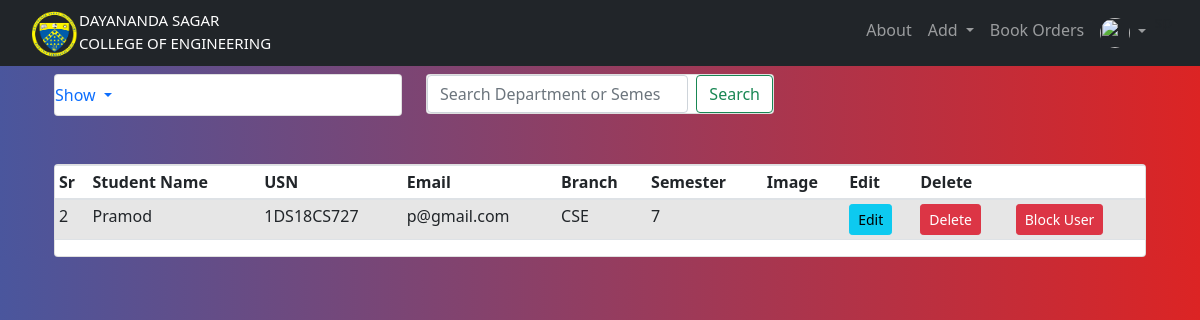
The page /student_list (signed in) on the database as committed earlier.
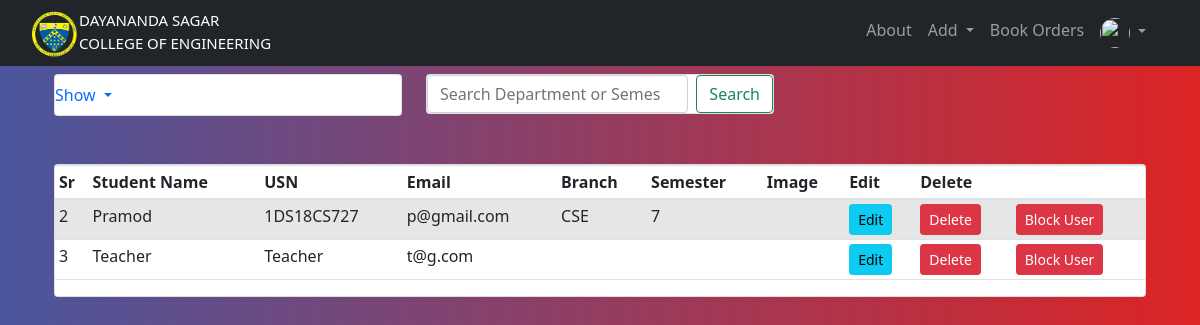
The same page on the database as committed later.
### website/models.py (models this page shows, shortened)
class User(db.Model,UserMixin):
        __searchable__ = ['usn']
        __tablename__='user'
        id = db.Column(db.Integer, primary_key=True)
        email = db.Column(db.String(150), unique=True)
        password=db.Column(db.String(150))
        first_name=db.Column(db.String(150))
        is_active = db.Column(db.Boolean,default=False)
        urole = db.Column(db.String(80))
        usn = db.Column(db.String(10))
        status = db.Column(db.String(10))
        department_id = db.Column(db.Integer, db.ForeignKey('department.id'),nullable=True)
        department = db.relationship('Department', backref=db.backref('user_departments',lazy=True))
        semester_id = db.Column(db.Integer, db.ForeignKey('semester.id'),nullable=True)
        semester = db.relationship('Semester', backref=db.backref('user_semesters',lazy=True))
        def is_active(self):
                return self.is_active
        def get_urole(self):
                return self.urole

class Department(db.Model):
        __searchable__ = ['name']
        id = db.Column(db.Integer, primary_key = True)
        name = db.Column(db.String(30), nullable = False, unique = True)

class Semester(db.Model):
        __searchable__ = ['name']
        id = db.Column(db.Integer, primary_key = True)
        name = db.Column(db.String(30), nullable = False, unique = True)

### website/show.py (the view)
@show.route('/student_list')
@login_required
@requires_access_level("admin")
def student_list():
    stu = User.query.all()
    return render_template('users_list.html',students=stu,user=current_user)

### website/views.py (called while the page is built)
def requires_access_level(access_level):
    def decorator(f):
        @wraps(f)
        def decorated_function(*args, **kwargs):
            if not current_user.is_authenticated:
                flash('Login to Access', 'error')
                return redirect(url_for('views.home'))
            if current_user.get_urole() not in access_level:
                logout_user()
                flash('You do not have access to this resource. You have been automatically Logged Out', 'error')
                return redirect(url_for('views.home'))
            return f(*args, **kwargs)
        return decorated_function
    return decorator

### website/templates/users_list.html (shortened to what this page needs)
{% extends "base.html" %} {% block title %}Users List{% endblock %}
{% block content %}
<br>
<br>
<div class="container">
  <div class="row">
      <div class="col-md-4">
          <div class="card mt-100">
              <ul class="navbar-nav me-auto mb-2 mb-lg-0">
              <li class="nav-item dropdown">
                  <a class="nav-link dropdown-toggle" href="#" id="navbarDropdown" role="button" data-bs-toggle="dropdown" aria-expanded="false">
                    Show
                  </a>
                </li>
              </ul>
          </div>
      </div>
      <div class="col-md-4">
        <div class="card mt-100">
          <form class="d-flex">
            <input class="form-control me-2" type="search" placeholder="Search Department or Semester" aria-label="Search">
            <button class="btn btn-outline-success" type="submit">Search</button>
          </form>
        </div>
    </div>
  </div>
  </div>
  <br/>
<br/>
<div class="container">
  <div class="card">
  <table class="table table-sm table-condensed table-striped">
    <thead>
      <th>Sr</th>
      <th>Student Name</th>
      <th>USN</th>
      <th>Email</th>
      <th>Branch</th>
      <th>Semester</th>
      <th>Image</th>
      <th>Edit</th>
      <th>Delete</th>
      <th></th>
    </thead>
    <tbody>
      {% for user in students %}
      {% if user.urole=='student' %}
      <tr>
        <td>{{loop.index}}</td>
        <td>{{user.first_name}}</td>
        <td>{{user.usn}}</td>
        <td>{{user.email}}</td>
        <td>{{user.department.name}}</td>
        <td>{{user.semester.name}}</td>
        <td></td>
        <td><a href="#" class="btn btn-info btn-sm">Edit </a></td>
        <td>
        <button type="button" class="btn btn-danger btn-sm" data-toggle="modal" data-target="#">
        Delete
        </button>
        </td>
        {% if user.status=='Good' %}
        <td><a href="{{url_for('add.user_status',id= user.id)}}" class="btn btn-danger btn-sm">Block User</a></td>
        {% else %}
        <td><a href="{{url_for('add.user_status',id= user.id)}}" class="btn btn-outline-success btn-sm">Unblock User</a></td>
        {% endif %}
      </tr>
{% endif %}
{% endfor %}
{% endblock %}

Rows that differ between the two databases and show on the page:
added User: first_name "Teacher", usn "Teacher", email "t@g.com"
